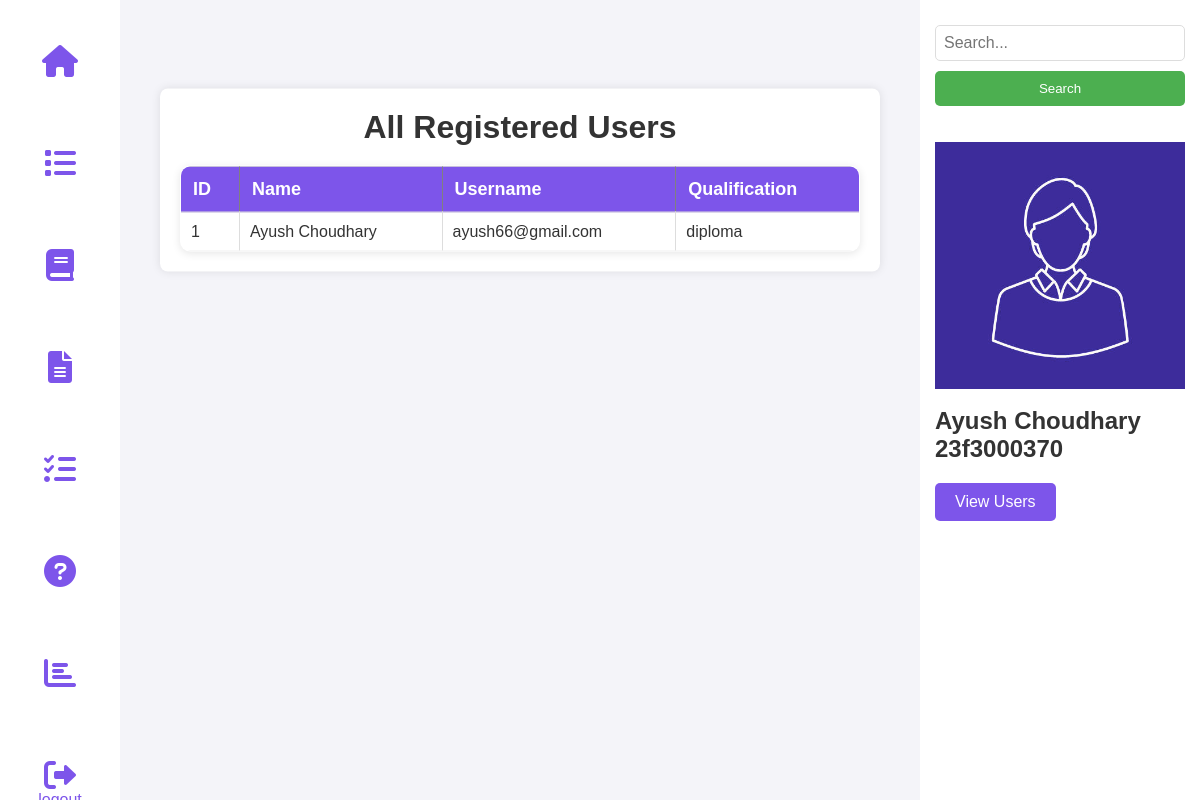
Page /view_users (signed in) on the earlier database version.
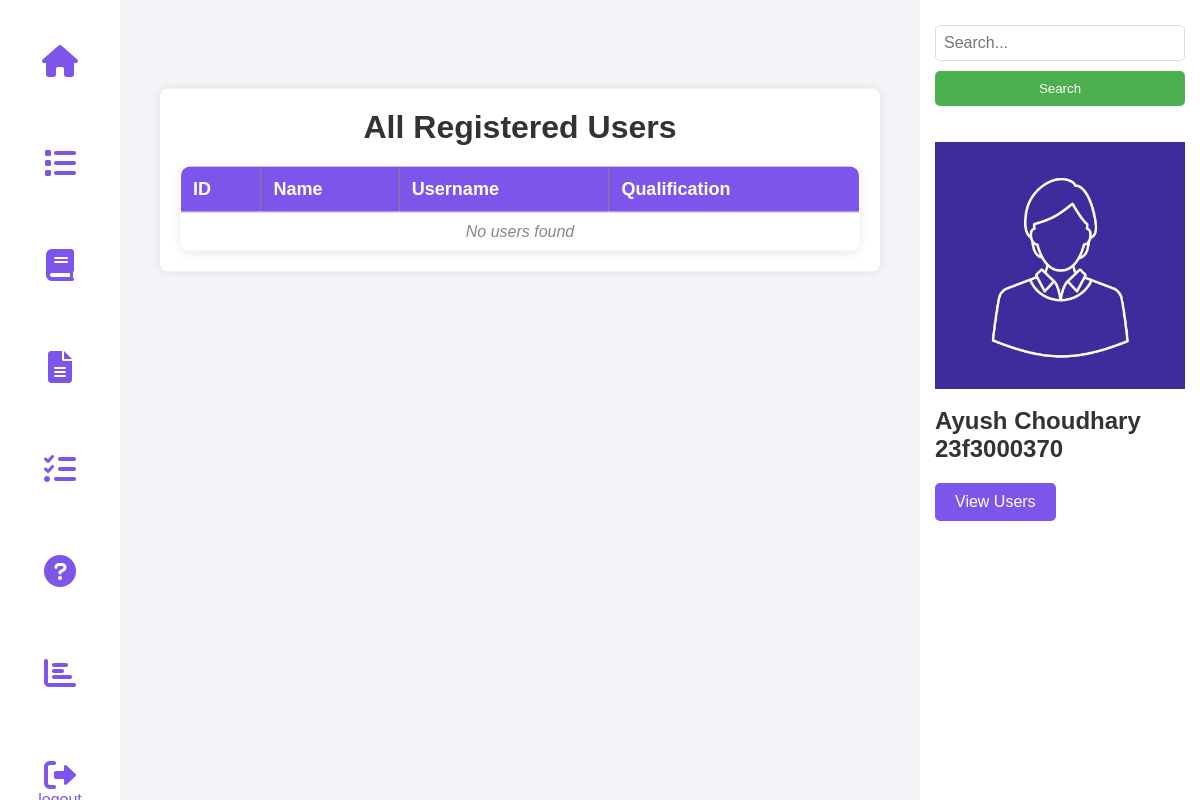
Same page on the later database version.
### tables this page shows
CREATE TABLE USERS (
        id INTEGER PRIMARY KEY AUTOINCREMENT,
        username TEXT UNIQUE NOT NULL,
        password TEXT NOT NULL,
        full_name TEXT NOT NULL,
        qualification TEXT,
        dob TEXT
    );

### controllers/admin.py (the view)
@admin_bp.route('/view_users')
def view_users():
    if 'admin' not in session:
        return redirect(url_for('auth.admin_login'))
    conn = get_db_connection()
    cursor = conn.cursor()
    cursor.execute("SELECT id, full_name, username, qualification FROM USERS")
    users = cursor.fetchall()
    conn.close()
    return render_template('admin/view_users.html', users=users)

### models/setup_db.py (called while the page is built)
def get_db_connection():
    try:
        conn = sqlite3.connect(DB_PATH)
        conn.execute("PRAGMA foreign_keys = ON;")
        return conn
    except sqlite3.Error as e:
        print(f"❌ Database connection failed: {e}")
        return None

### templates/admin/view_users.html (shortened to what this page needs)
<!DOCTYPE html>
<html lang="en">
<head>
    <link rel="stylesheet" href="https://cdnjs.cloudflare.com/ajax/libs/font-awesome/6.0.0/css/all.min.css">
    <link rel="stylesheet" href="{{ url_for('static', filename='admin.css') }}">
</head>
<body>
    <nav class="nav">
        <div class="nav-left">
            <a href="{{ url_for('admin.admin_dashboard') }}"><button class="nav-button"><i
                        class="fas fa-home fa-2x"></i></button></a>
            <a href="{{ url_for('admin.view_quiz') }}"><button class="nav-button"><i
                        class="fas fa-list fa-2x"></i></button></a>
            <a href="{{ url_for('admin.add_subject') }}"><button class="nav-button"><i
                        class="fas fa-book fa-2x"></i></button></a>
            <a href="{{ url_for('admin.add_chapter') }}"><button class="nav-button"><i
                        class="fas fa-file-alt fa-2x"></i></button></a>
            <a href="{{ url_for('admin.add_quiz') }}"><button class="nav-button"><i
                        class="fas fa-tasks fa-2x"></i></button></a>
            <a href="{{ url_for('admin.add_question') }}"><button class="nav-button"><i
                        class="fas fa-question-circle fa-2x"></i></button></a>
            <a href="{{ url_for('admin.admin_summary') }}"><button class="nav-button"><i
                        class="fas fa-chart-bar fa-2x"></i></button></a>
            <a href="{{ url_for('auth.logout') }}"><button class="nav-button"><i
                        class="fas fa-sign-out-alt fa-2x"></i>logout</button></a>
        </div>
    </nav>
    <nav class="nav2">
        <div class="nav-right">
            <form method="GET" action="{{ url_for('admin.search_admin') }}">
                <input type="text" name="query" class="search-bar" placeholder="Search...">
                <button type="submit" class="search-button">Search</button>
            </form>
            <br><br>
            <img src="{{ url_for('static', filename='profile.png') }}" alt="Admin Profile" class="profile">
            <br>
            <h1>Ayush Choudhary</h1>
            <h2>23f3000370</h2>
            <a href="{{ url_for('admin.view_users') }}"><button class="back-button">View Users</button></a>
        </div>
    </nav>
    <div class="container3">
        <h1>All Registered Users</h1>
        <table border="1">
            <thead>
                <tr>
                    <th>ID</th>
                    <th>Name</th>
                    <th>Username</th>
                    <th>Qualification</th>
                </tr>
            </thead>
            <tbody>
                {% for user in users %}
                <tr>
                    <td>{{ user[0] }}</td>
                    <td>{{ user[1] }}</td>
                    <td>{{ user[2] }}</td>
                    <td>{{ user[3] }}</td>
                </tr>
                {% else %}
                <tr>
                    <td colspan="4">No users found</td>
                </tr>
                {% endfor %}
            </tbody>
        </table>
    </div>
</body>
</html>

Differences in the rows shown:
removed USERS: id "1", full_name "Ayush Choudhary", username "ayush66@gmail.com", qualification "diploma"
Other differences:
text now shown: "No users found"
